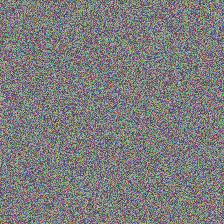
#> input picture v2/test_image.png, 224 x 224 px
$ python -i gaussian.py   (imports and definitions only)
#> lines starting #> are read from the running program, lines starting #| are printed output that depends on the picture
#> further down, picture is the input picture: shape (224, 224, 3); mean B, G, R 124.4, 124.3, 124.7
import numpy as np
import cv2

def clean_gaussian(img: np.ndarray, strength: str = "medium") -> np.ndarray:
    """Removes Gaussian noise using Non-Local Means Denoising."""
#> called with strength = 'medium'
    params = {
        "light":  {"ksize": (3, 3), "sigma": 0.8, "nlm_h": 5},
        "medium": {"ksize": (5, 5), "sigma": 1.2, "nlm_h": 10},
        "strong": {"ksize": (7, 7), "sigma": 1.8, "nlm_h": 15},
    }
    p = params.get(strength, params["medium"])

    # Step 1: Subtle Gaussian blur to soften high-frequency spikes
    blurred = cv2.GaussianBlur(img, p["ksize"], p["sigma"])
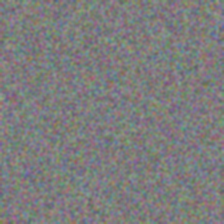
#> blurred: shape (224, 224, 3); mean B, G, R 124.4, 124.3, 124.7

    # Step 2: Non-Local Means Denoising (The heavy lifter)
    if img.ndim == 3:
        cleaned = cv2.fastNlMeansDenoisingColored(
            blurred, None, h=p["nlm_h"], hColor=p["nlm_h"],
            templateWindowSize=7, searchWindowSize=21
        )
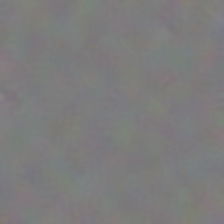
#> cleaned: shape (224, 224, 3); mean B, G, R 124, 123.9, 124.5
    else:
        cleaned = cv2.fastNlMeansDenoising(
            blurred, None, h=p["nlm_h"],
            templateWindowSize=7, searchWindowSize=21
        )

    return cleaned

>>> import cv2
>>> picture = cv2.imread('../v2/test_image.png')
>>> result = clean_gaussian(picture)
